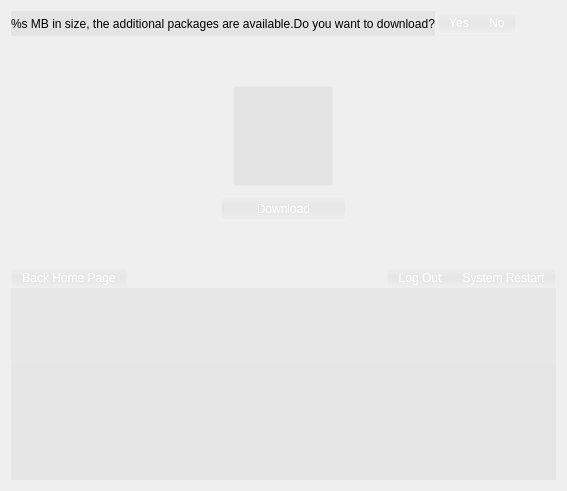
                  <widget class="QWidget" name="downloadPage">
                   <layout class="QGridLayout" name="gridLayout_8">
                    <item row="0" column="0">
                     <layout class="QVBoxLayout" name="verticalLayout_7">
                      <property name="spacing">
                       <number>10</number>
                      </property>
                      <item>
                       <layout class="QHBoxLayout" name="horizontalLayout_11">
                        <property name="spacing">
                         <number>3</number>
                        </property>
                        <item>
                         <widget class="QLabel" name="addPackLabel">
                          <property name="minimumSize">
                           <size>
                            <width>200</width>
                            <height>25</height>
                           </size>
                          </property>
                          <property name="maximumSize">
                           <size>
                            <width>800</width>
                            <height>25</height>
                           </size>
                          </property>
                          <property name="styleSheet">
                           <string notr="true">border-radius:2px;
background-color:qlineargradient(spread:pad, x1:0, y1:0, x2:1, y2:0, stop:0 rgba(52, 52, 52, 15))</string>
                          </property>
                          <property name="text">
                           <string>%s MB in size, the additional packages are available.Do you want to download?</string>
                          </property>
                          <property name="wordWrap">
                           <bool>false</bool>
                          </property>
                          <property name="margin">
                           <number>4</number>
                          </property>
                          <property name="indent">
                           <number>0</number>
                          </property>
                         </widget>
                        </item>
                        <item>
                         <layout class="QHBoxLayout" name="horizontalLayout_14">
                          <property name="spacing">
                           <number>0</number>
                          </property>
                          <item>
                           <widget class="QPushButton" name="addPackButtonYes">
                            <property name="maximumSize">
                             <size>
                              <width>80</width>
                              <height>22</height>
                             </size>
                            </property>
                            <property name="styleSheet">
                             <string notr="true">QPushButton{
	padding: 3px 10px 3px 10px;
	color: white;
	border-top:1px solid  rgba(255, 255, 255, 30);
	border-bottom:1px solid  rgba(255, 255, 255, 30);
    border-left:1px solid rgba(255, 255, 255, 30);
	border-top-left-radius:2px;
	border-bottom-left-radius:2px;
    background-color: qlineargradient(spread:repeat, x1:0, y1:0, x2:0, y2:1, stop:0 rgba(27, 27, 27, 0), stop:0.510753 rgba(9, 9, 9, 10), stop:1 rgba(0, 0, 0, 0));
	/*background-color: qlineargradient(spread:pad, x1:0.5, y1:1, x2:0.5, y2:0, stop:0 rgba(120, 146, 172, 255), stop:0.0155729 rgba(99, 141, 164, 255), stop:0.538376 rgba(49, 84, 106, 255), stop:1 rgba(51, 72, 91, 255))*/
}

QPushButton::flat:hover{
	border-top:1px solid  rgba(255, 255, 255, 40);
	border-bottom:1px solid  rgba(255, 255, 255, 40);
    border-left:1px solid rgba(255, 255, 255, 40);
	border-top-left-radius:2px;
	border-bottom-left-radius:2px;
    background-color:qlineargradient(spread:pad, x1:0, y1:0, x2:0, y2:1, stop:0 rgba(127, 127, 127, 10), stop:0.513661 rgba(231, 231, 231, 50), stop:1 rgba(94, 94, 94, 10))
}

QPushButton::flat{
	border-top:1px solid  rgba(255, 255, 255, 30);
	border-bottom:1px solid  rgba(255, 255, 255, 30);
    border-left:1px solid rgba(255, 255, 255, 30);
	border-top-left-radius:2px;
	border-bottom-left-radius:2px;
    background-color: qlineargradient(spread:repeat, x1:0, y1:0, x2:0, y2:1, stop:0 rgba(27, 27, 27, 0), stop:0.510753 rgba(9, 9, 9, 10), stop:1 rgba(0, 0, 0, 0));
}

QPushButton::flat:pressed{
	border-top:1px solid  rgba(255, 255, 255, 15);
    border-left:1px solid rgba(255, 255, 255, 15);
	border-bottom:1px solid  rgba(255, 255, 255, 15);
	border-top-left-radius:2px;
	border-bottom-left-radius:2px;
	padding: 3px 10px 3px 10px;
    background-color:qlineargradient(spread:pad, x1:0, y1:0, x2:1, y2:0, stop:0 rgba(52, 52, 52, 50));
}</string>
                            </property>
                            <property name="text">
                             <string>Yes</string>
                            </property>
                            <property name="flat">
                             <bool>true</bool>
                            </property>
                           </widget>
                          </item>
                          <item>
                           <widget class="QPushButton" name="addPackButtonNo">
                            <property name="maximumSize">
                             <size>
                              <width>80</width>
                              <height>22</height>
                             </size>
                            </property>
                            <property name="styleSheet">
                             <string notr="true">QPushButton{
	padding: 3px 10px 3px 10px;
	color: white;
	border-top:1px solid  rgba(255, 255, 255, 30);
	border-bottom:1px solid  rgba(255, 255, 255, 30);
	border-top-right-radius:2px;
	border-bottom-right-radius:2px;
    border-right:1px solid rgba(255, 255, 255, 30);
background-color: qlineargradient(spread:repeat, x1:0, y1:0, x2:0, y2:1, stop:0 rgba(27, 27, 27, 0), stop:0.510753 rgba(9, 9, 9, 10), stop:1 rgba(0, 0, 0, 0));
	/*background-color: qlineargradient(spread:pad, x1:0.5, y1:1, x2:0.5, y2:0, stop:0 rgba(120, 146, 172, 255), stop:0.0155729 rgba(99, 141, 164, 255), stop:0.538376 rgba(49, 84, 106, 255), stop:1 rgba(51, 72, 91, 255))*/
}

QPushButton::flat:hover{
	border-top:1px solid  rgba(255, 255, 255, 40);
	border-bottom:1px solid rgba(255, 255, 255, 40);
	border-top-right-radius:2px;
	border-bottom-right-radius:2px;
    border-right:1px solid rgba(255, 255, 255, 40);
    background-color:qlineargradient(spread:pad, x1:0, y1:0, x2:0, y2:1, stop:0 rgba(127, 127, 127, 10), stop:0.513661 rgba(231, 231, 231, 50), stop:1 rgba(94, 94, 94, 10))
}

QPushButton::flat{
	border-top:1px solid rgba(255, 255, 255, 30);
	border-bottom:1px solid  rgba(255, 255, 255, 30);
	border-top-right-radius:2px;
	border-bottom-right-radius:2px;
    border-right:1px solid rgba(255, 255, 255, 30);
    background-color: qlineargradient(spread:repeat, x1:0, y1:0, x2:0, y2:1, stop:0 rgba(27, 27, 27, 0), stop:0.510753 rgba(9, 9, 9, 10), stop:1 rgba(0, 0, 0, 0));
}

QPushButton::flat:pressed{
	border-top:1px solid  rgba(255, 255, 255, 30);
	border-bottom:1px solid  rgba(255, 255, 255, 30);
	border-top-right-radius:2px;
	border-bottom-right-radius:2px;
    border-right:1px solid rgba(255, 255, 255, 30);
	padding: 3px 10px 3px 10px;
    background-color:qlineargradient(spread:pad, x1:0, y1:0, x2:1, y2:0, stop:0 rgba(52, 52, 52, 50));
}
</string>
                            </property>
                            <property name="text">
                             <string>No</string>
                            </property>
                            <property name="flat">
                             <bool>true</bool>
                            </property>
                           </widget>
                          </item>
                          <item>
                           <spacer name="horizontalSpacer_12">
                            <property name="orientation">
                             <enum>Qt::Horizontal</enum>
                            </property>
                            <property name="sizeHint" stdset="0">
                             <size>
                              <width>40</width>
                              <height>20</height>
                             </size>
                            </property>
                           </spacer>
                          </item>
                         </layout>
                        </item>
                       </layout>
                      </item>
                      <item>
                       <spacer name="verticalSpacer_7">
                        <property name="orientation">
                         <enum>Qt::Vertical</enum>
                        </property>
                        <property name="sizeHint" stdset="0">
                         <size>
                          <width>20</width>
                          <height>40</height>
                         </size>
                        </property>
                       </spacer>
                      </item>
                      <item>
                       <layout class="QVBoxLayout" name="verticalLayout_11">
                        <property name="leftMargin">
                         <number>0</number>
                        </property>
                        <property name="topMargin">
                         <number>0</number>
                        </property>
                        <item>
                         <layout class="QHBoxLayout" name="horizontalLayout_8">
                          <property name="spacing">
                           <number>1</number>
                          </property>
                          <property name="leftMargin">
                           <number>0</number>
                          </property>
                          <item>
                           <widget class="QLabel" name="desktopLogoLabel">
                            <property name="minimumSize">
                             <size>
                              <width>100</width>
                              <height>100</height>
                             </size>
                            </property>
                            <property name="maximumSize">
                             <size>
                              <width>100</width>
                              <height>100</height>
                             </size>
                            </property>
                            <property name="styleSheet">
                             <string notr="true">padding: 5px 5px 5px 5px; 
border-radius:2px;
background-color:qlineargradient(spread:pad, x1:0, y1:0, x2:1, y2:0, stop:0 rgba(52, 52, 52, 15));
border:1px solid rgba(255, 255, 255, 15);

</string>
                            </property>
                            <property name="text">
                             <string/>
                            </property>
                            <property name="pixmap">
                             <pixmap>:/logo/Logo/Gnome.png</pixmap>
                            </property>
                            <property name="scaledContents">
                             <bool>true</bool>
                            </property>
                           </widget>
                          </item>
                         </layout>
                        </item>
                        <item>
                         <layout class="QHBoxLayout" name="horizontalLayout_10">
                          <item>
                           <spacer name="horizontalSpacer_9">
                            <property name="orientation">
                             <enum>Qt::Horizontal</enum>
                            </property>
                            <property name="sizeHint" stdset="0">
                             <size>
                              <width>40</width>
                              <height>20</height>
                             </size>
                            </property>
                           </spacer>
                          </item>
                          <item>
                           <widget class="QPushButton" name="downloadButton">
                            <property name="minimumSize">
                             <size>
                              <width>125</width>
                              <height>25</height>
                             </size>
                            </property>
                            <property name="maximumSize">
                             <size>
                              <width>125</width>
                              <height>25</height>
                             </size>
                            </property>
                            <property name="styleSheet">
                             <string notr="true">QPushButton{
	padding: 3px 10px 3px 10px;
	color: white;
	border:0px;
	border-radius:2px;
background-color: qlineargradient(spread:repeat, x1:0, y1:0, x2:0, y2:1, stop:0 rgba(27, 27, 27, 0), stop:0.510753 rgba(9, 9, 9, 10), stop:1 rgba(0, 0, 0, 0));
	/*background-color: qlineargradient(spread:pad, x1:0.5, y1:1, x2:0.5, y2:0, stop:0 rgba(120, 146, 172, 255), stop:0.0155729 rgba(99, 141, 164, 255), stop:0.538376 rgba(49, 84, 106, 255), stop:1 rgba(51, 72, 91, 255))*/
}

QPushButton::flat:hover{
	border:1px solid  rgba(255, 255, 255, 40);
	border-radius:2px;
    background-color:qlineargradient(spread:pad, x1:0, y1:0, x2:0, y2:1, stop:0 rgba(127, 127, 127, 10), stop:0.513661 rgba(231, 231, 231, 50), stop:1 rgba(94, 94, 94, 10))
}

QPushButton::flat{
	border:1px solid  rgba(255, 255, 255, 30);
	border-radius:2px;
    background-color: qlineargradient(spread:repeat, x1:0, y1:0, x2:0, y2:1, stop:0 rgba(27, 27, 27, 0), stop:0.510753 rgba(9, 9, 9, 10), stop:1 rgba(0, 0, 0, 0));
}

QPushButton::flat:pressed{
	border:1px solid  rgba(255, 255, 255, 15);
	border-radius:2px;
	padding: 3px 10px 3px 10px;
    background-color:qlineargradient(spread:pad, x1:0, y1:0, x2:1, y2:0, stop:0 rgba(52, 52, 52, 50));
}
</string>
                            </property>
                            <property name="text">
                             <string>Download</string>
                            </property>
                            <property name="flat">
                             <bool>true</bool>
                            </property>
                           </widget>
                          </item>
                          <item>
                           <spacer name="horizontalSpacer_10">
                            <property name="orientation">
                             <enum>Qt::Horizontal</enum>
                            </property>
                            <property name="sizeHint" stdset="0">
                             <size>
                              <width>40</width>
                              <height>20</height>
                             </size>
                            </property>
                           </spacer>
                          </item>
                         </layout>
                        </item>
                       </layout>
                      </item>
                      <item>
                       <spacer name="verticalSpacer_6">
                        <property name="orientation">
                         <enum>Qt::Vertical</enum>
                        </property>
                        <property name="sizeHint" stdset="0">
                         <size>
                          <width>20</width>
                          <height>40</height>
                         </size>
                        </property>
                       </spacer>
                      </item>
                     </layout>
                    </item>
                    <item row="1" column="0">
                     <layout class="QVBoxLayout" name="verticalLayout_2">
                      <property name="spacing">
                       <number>0</number>
                      </property>
                      <property name="bottomMargin">
                       <number>0</number>
                      </property>
                      <item>
                       <layout class="QHBoxLayout" name="horizontalLayout_15">
                        <property name="spacing">
                         <number>0</number>
                        </property>
                        <property name="bottomMargin">
                         <number>0</number>
                        </property>
                        <item>
                         <widget class="QPushButton" name="buttonHomePage">
                          <property name="styleSheet">
                           <string notr="true">QPushButton{
	padding: 3px 10px 3px 10px;
	color: white;
	border:1px solid  rgba(255, 255, 255, 30);
	border-bottom:0px;
	border-top-left-radius:2px;
	border-top-right-radius:2px;
    background-color: qlineargradient(spread:repeat, x1:0, y1:0, x2:0, y2:1, stop:0 rgba(27, 27, 27, 0), stop:0.510753 rgba(9, 9, 9, 10), stop:1 rgba(0, 0, 0, 0));
	/*background-color: qlineargradient(spread:pad, x1:0.5, y1:1, x2:0.5, y2:0, stop:0 rgba(120, 146, 172, 255), stop:0.0155729 rgba(99, 141, 164, 255), stop:0.538376 rgba(49, 84, 106, 255), stop:1 rgba(51, 72, 91, 255))*/
}

QPushButton::flat:hover{
	border:1px solid  rgba(255, 255, 255, 40);
	border-bottom:0px;
	border-top-left-radius:2px;
	border-top-right-radius:2px;
    background-color:qlineargradient(spread:pad, x1:0, y1:0, x2:0, y2:1, stop:0 rgba(127, 127, 127, 10), stop:0.513661 rgba(231, 231, 231, 50), stop:1 rgba(94, 94, 94, 10))
}

QPushButton::flat{
	border:1px solid  rgba(255, 255, 255, 30);
	border-bottom:0px;
	border-top-left-radius:2px;
	border-top-right-radius:2px;
    background-color: qlineargradient(spread:repeat, x1:0, y1:0, x2:0, y2:1, stop:0 rgba(27, 27, 27, 0), stop:0.510753 rgba(9, 9, 9, 10), stop:1 rgba(0, 0, 0, 0));
}

QPushButton::flat:pressed{
	border:1px solid  rgba(255, 255, 255, 15);
	border-bottom:0px;
	border-top-left-radius:2px;
	border-top-right-radius:2px;
	padding: 3px 10px 3px 10px;
    background-color:qlineargradient(spread:pad, x1:0, y1:0, x2:1, y2:0, stop:0 rgba(52, 52, 52, 50));
}
</string>
                          </property>
                          <property name="text">
                           <string>Back Home Page</string>
                          </property>
                          <property name="flat">
                           <bool>true</bool>
                          </property>
                         </widget>
                        </item>
                        <item>
                         <spacer name="hlinee">
                          <property name="orientation">
                           <enum>Qt::Horizontal</enum>
                          </property>
                          <property name="sizeHint" stdset="0">
                           <size>
                            <width>40</width>
                            <height>20</height>
                           </size>
                          </property>
                         </spacer>
                        </item>
                        <item>
                         <widget class="QPushButton" name="buttonLogOut">
                          <property name="styleSheet">
                           <string notr="true">QPushButton{
	padding: 3px 10px 3px 10px;
	color: white;
	border-top:1px solid  rgba(255, 255, 255, 30);
    border-left:1px solid rgba(255, 255, 255, 30);
	border-top-left-radius:2px;
    background-color: qlineargradient(spread:repeat, x1:0, y1:0, x2:0, y2:1, stop:0 rgba(27, 27, 27, 0), stop:0.510753 rgba(9, 9, 9, 10), stop:1 rgba(0, 0, 0, 0));
	/*background-color: qlineargradient(spread:pad, x1:0.5, y1:1, x2:0.5, y2:0, stop:0 rgba(120, 146, 172, 255), stop:0.0155729 rgba(99, 141, 164, 255), stop:0.538376 rgba(49, 84, 106, 255), stop:1 rgba(51, 72, 91, 255))*/
}

QPushButton::flat:hover{
	border-top:1px solid  rgba(255, 255, 255, 40);
    border-left:1px solid rgba(255, 255, 255, 40);
	border-top-left-radius:2px;
    background-color:qlineargradient(spread:pad, x1:0, y1:0, x2:0, y2:1, stop:0 rgba(127, 127, 127, 10), stop:0.513661 rgba(231, 231, 231, 50), stop:1 rgba(94, 94, 94, 10))
}

QPushButton::flat{
	border-top:1px solid rgba(255, 255, 255, 30);
    border-left:1px solid rgba(255, 255, 255, 30);
	border-top-left-radius:2px;
    background-color: qlineargradient(spread:repeat, x1:0, y1:0, x2:0, y2:1, stop:0 rgba(27, 27, 27, 0), stop:0.510753 rgba(9, 9, 9, 10), stop:1 rgba(0, 0, 0, 0));
}

QPushButton::flat:pressed{
	border-top:1px solid  rgba(255, 255, 255, 15);
    border-left:1px solid rgba(255, 255, 255, 15);
	border-top-left-radius:2px;
	padding: 3px 10px 3px 10px;
    background-color:qlineargradient(spread:pad, x1:0, y1:0, x2:1, y2:0, stop:0 rgba(52, 52, 52, 50));
}</string>
                          </property>
                          <property name="text">
                           <string>Log Out</string>
                          </property>
                          <property name="flat">
                           <bool>true</bool>
                          </property>
                         </widget>
                        </item>
                        <item>
                         <widget class="QPushButton" name="buttonSysRestart">
                          <property name="styleSheet">
                           <string notr="true">QPushButton{
	padding: 3px 10px 3px 10px;
	color: white;
	border-top:1px solid  rgba(255, 255, 255, 30);
	border-top-right-radius:2px;
    border-right:1px solid rgba(255, 255, 255, 30);
background-color: qlineargradient(spread:repeat, x1:0, y1:0, x2:0, y2:1, stop:0 rgba(27, 27, 27, 0), stop:0.510753 rgba(9, 9, 9, 10), stop:1 rgba(0, 0, 0, 0));
	/*background-color: qlineargradient(spread:pad, x1:0.5, y1:1, x2:0.5, y2:0, stop:0 rgba(120, 146, 172, 255), stop:0.0155729 rgba(99, 141, 164, 255), stop:0.538376 rgba(49, 84, 106, 255), stop:1 rgba(51, 72, 91, 255))*/
}

QPushButton::flat:hover{
	border-top:1px solid  rgba(255, 255, 255, 40);
	border-top-right-radius:2px;
    border-right:1px solid rgba(255, 255, 255, 40);
    background-color:qlineargradient(spread:pad, x1:0, y1:0, x2:0, y2:1, stop:0 rgba(127, 127, 127, 10), stop:0.513661 rgba(231, 231, 231, 50), stop:1 rgba(94, 94, 94, 10))
}

QPushButton::flat{
	border-top:1px solid rgba(255, 255, 255, 30);
	border-top-right-radius:2px;
    border-right:1px solid rgba(255, 255, 255, 30);
    background-color: qlineargradient(spread:repeat, x1:0, y1:0, x2:0, y2:1, stop:0 rgba(27, 27, 27, 0), stop:0.510753 rgba(9, 9, 9, 10), stop:1 rgba(0, 0, 0, 0));
}

QPushButton::flat:pressed{
	border-top:1px solid rgba(255, 255, 255, 15);
	border-top-right-radius:2px;
    border-right:1px solid rgba(255, 255, 255, 15);
	padding: 3px 10px 3px 10px;
    background-color:qlineargradient(spread:pad, x1:0, y1:0, x2:1, y2:0, stop:0 rgba(52, 52, 52, 50));
}
</string>
                          </property>
                          <property name="text">
                           <string>System Restart</string>
                          </property>
                          <property name="flat">
                           <bool>true</bool>
                          </property>
                         </widget>
                        </item>
                       </layout>
                      </item>
                      <item>
                       <widget class="QListWidget" name="packageQList">
                        <property name="styleSheet">
                         <string notr="true">QScrollArea::corner {
        background-color: qlineargradient(spread:pad, x1:0, y1:0, x2:1, y2:0, stop:0 rgba(52, 52, 52, 191));
	border: 0px;
        border-radius: 3px;
}

QScrollBar:vertical {
        width: 13px;
        margin: 3px 3px 3px 3px;
        background-color:rgba(97, 97, 97, 50);
}

QScrollBar::handle:vertical {
        min-height: 16px;
        background-color: qlineargradient(spread:pad, x1:0, y1:0, x2:1, y2:0, stop:0 rgba(52, 52, 52, 80));
        border: 1px solid rgb(150, 150, 150);
        border-radius: 3px;
	padding:3px;
}

QScrollBar::handle:vertical:hover {
        min-height: 16px;
        border-radius: 3px;
        background-color: qlineargradient(spread:pad, x1:0, y1:0, x2:1, y2:0, stop:0 rgba(52, 52, 52, 191));
}

QScrollBar::add-line:vertical {
        border: 0px;
        height: 0px;
        subcontrol-position: bottom;
        subcontrol-origin: margin;
        background-color: qlineargradient(spread:pad, x1:0, y1:0, x2:1, y2:0, stop:0 rgba(52, 52, 52, 191));
}

QScrollBar::sub-line:vertical {
        border: 0px;
        height: 0px;
        subcontrol-position: top;
        subcontrol-origin: margin;
        background: transparent;
}
QScrollBar:horizontal {
        height: 13px;
        margin: 3px 3px 3px 3px;
        background: transparent;
}

QScrollBar::handle:horizontal {
        min-width: 16px;
	background-color: rgba(0,0,0, 150);
        border: 1px solid rgb(150, 150, 150);
        border-radius: 3px;
}

QScrollBar::handle:horizontal:hover {
        min-width: 16px;
	background-color: rgba(50,50,50, 150);
        border-radius: 3px;
}

QScrollBar::add-line:horizontal {
        border: none;
        background: transparent;
        width: 0px;
        subcontrol-position: right;
        subcontrol-origin: margin;
}

QScrollBar::sub-line:horizontal {
        border: none;
        width: 0px;
        subcontrol-position: left;
        subcontrol-origin: margin;
}


QListWidget{
background-color: qlineargradient(spread:repeat, x1:0, y1:0, x2:0, y2:1, stop:0 rgba(27, 27, 27, 10), stop:0.510753 rgba(9, 9, 9, 10), stop:1 rgba(0, 0, 0, 10));
border-top-left-radius:0px;
border-top-right-radius:0px;
border-bottom-right-radius:2px;
border-bottom-left-radius:2px;
color:white;
}

QListWidget::item {
border-radius:2;
background-color:qlineargradient(spread:pad, x1:0, y1:0, x2:1, y2:0, stop:0 rgba(0, 0, 0, 0));
color: rgb(220, 220, 220);
}

QListWidget::item:hover {
border-radius:2;
color:white;
}

QListWidget::item:selected {
border-radius:2;
background-color:qlineargradient(spread:pad, x1:0, y1:0, x2:1, y2:0, stop:0 rgba(52, 52, 52, 50));
color:wh,te;
}</string>
                        </property>
                        <property name="frameShape">
                         <enum>QFrame::NoFrame</enum>
                        </property>
                        <property name="iconSize">
                         <size>
                          <width>32</width>
                          <height>32</height>
                         </size>
                        </property>
                        <property name="spacing">
                         <number>2</number>
                        </property>
                       </widget>
                      </item>
                     </layout>
                    </item>
                   </layout>
                  </widget>
